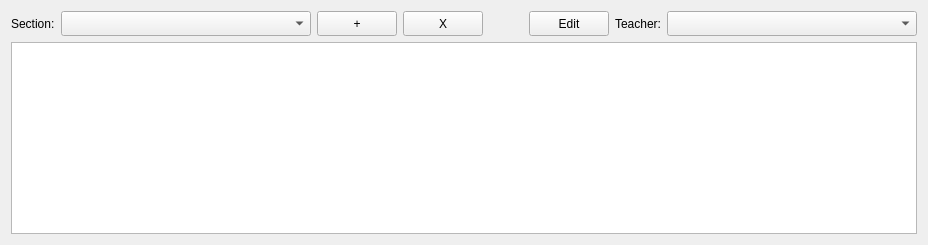
      <widget class="QWidget" name="pageSections">
       <property name="styleSheet">
        <string notr="true">color: rgb(0, 0, 0);</string>
       </property>
       <layout class="QVBoxLayout" name="verticalLayout_2">
        <item>
         <layout class="QHBoxLayout" name="horizontalLayout_8">
          <item>
           <widget class="QLabel" name="label_4">
            <property name="text">
             <string>Section:</string>
            </property>
           </widget>
          </item>
          <item>
           <widget class="QComboBox" name="comboBox_Section">
            <property name="minimumSize">
             <size>
              <width>250</width>
              <height>25</height>
             </size>
            </property>
            <property name="styleSheet">
             <string notr="true">padding-left: 5px;</string>
            </property>
           </widget>
          </item>
          <item>
           <widget class="QPushButton" name="btnSectionAdd">
            <property name="minimumSize">
             <size>
              <width>30</width>
              <height>25</height>
             </size>
            </property>
            <property name="text">
             <string>+</string>
            </property>
           </widget>
          </item>
          <item>
           <widget class="QPushButton" name="btnSectionDelete">
            <property name="minimumSize">
             <size>
              <width>30</width>
              <height>25</height>
             </size>
            </property>
            <property name="text">
             <string>X</string>
            </property>
           </widget>
          </item>
          <item>
           <spacer name="horizontalSpacer_3">
            <property name="orientation">
             <enum>Qt::Horizontal</enum>
            </property>
            <property name="sizeHint" stdset="0">
             <size>
              <width>40</width>
              <height>20</height>
             </size>
            </property>
           </spacer>
          </item>
          <item>
           <widget class="QPushButton" name="btnSectionEdit">
            <property name="minimumSize">
             <size>
              <width>50</width>
              <height>25</height>
             </size>
            </property>
            <property name="text">
             <string>Edit</string>
            </property>
           </widget>
          </item>
          <item>
           <widget class="QLabel" name="label_5">
            <property name="minimumSize">
             <size>
              <width>0</width>
              <height>0</height>
             </size>
            </property>
            <property name="maximumSize">
             <size>
              <width>55</width>
              <height>16777215</height>
             </size>
            </property>
            <property name="text">
             <string>Teacher:</string>
            </property>
           </widget>
          </item>
          <item>
           <widget class="QComboBox" name="comboBox_SectionTeacher">
            <property name="minimumSize">
             <size>
              <width>250</width>
              <height>25</height>
             </size>
            </property>
            <property name="styleSheet">
             <string notr="true">padding-left: 5px;</string>
            </property>
           </widget>
          </item>
         </layout>
        </item>
        <item>
         <widget class="QTableWidget" name="table_Section"/>
        </item>
       </layout>
      </widget>
